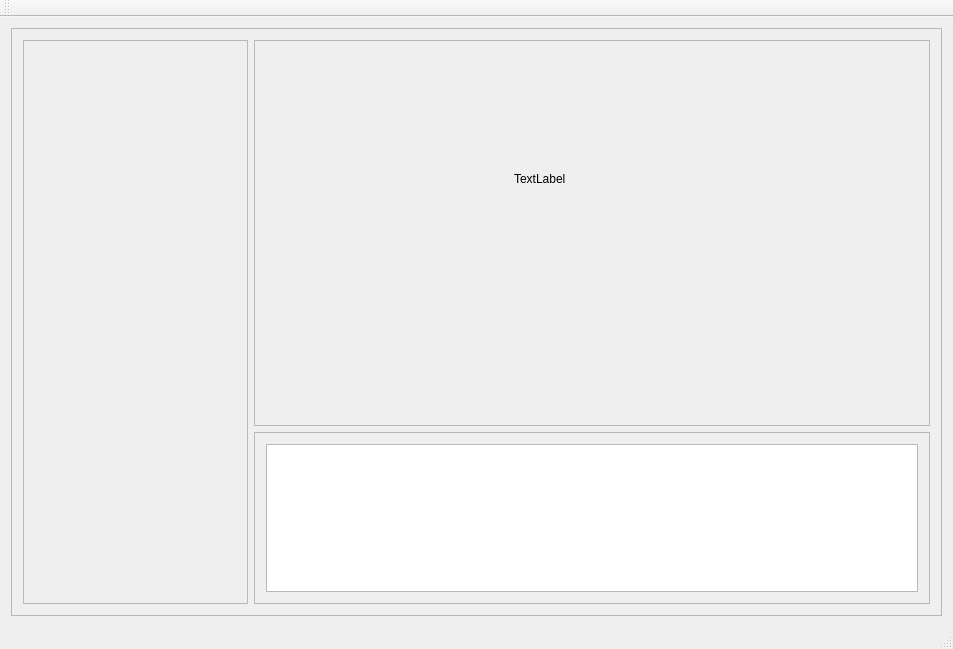
<?xml version="1.0" encoding="UTF-8"?>
<ui version="4.0">
 <class>MainWindow</class>
 <widget class="QMainWindow" name="MainWindow">
  <property name="geometry">
   <rect>
    <x>0</x>
    <y>0</y>
    <width>953</width>
    <height>649</height>
   </rect>
  </property>
  <property name="minimumSize">
   <size>
    <width>645</width>
    <height>388</height>
   </size>
  </property>
  <property name="windowTitle">
   <string>MainWindow</string>
  </property>
  <widget class="QWidget" name="centralWidget">
   <layout class="QHBoxLayout" name="horizontalLayout">
    <item>
     <widget class="QFrame" name="frame">
      <property name="frameShape">
       <enum>QFrame::StyledPanel</enum>
      </property>
      <property name="frameShadow">
       <enum>QFrame::Raised</enum>
      </property>
      <layout class="QGridLayout" name="gridLayout" rowstretch="9,4" columnstretch="3,9">
       <item row="0" column="0" rowspan="2">
        <widget class="QFrame" name="frame_4">
         <property name="frameShape">
          <enum>QFrame::StyledPanel</enum>
         </property>
         <property name="frameShadow">
          <enum>QFrame::Raised</enum>
         </property>
        </widget>
       </item>
       <item row="0" column="1">
        <widget class="QFrame" name="frame_3">
         <property name="frameShape">
          <enum>QFrame::StyledPanel</enum>
         </property>
         <property name="frameShadow">
          <enum>QFrame::Raised</enum>
         </property>
         <widget class="QLabel" name="label">
          <property name="geometry">
           <rect>
            <x>260</x>
            <y>130</y>
            <width>67</width>
            <height>17</height>
           </rect>
          </property>
          <property name="text">
           <string>TextLabel</string>
          </property>
         </widget>
        </widget>
       </item>
       <item row="1" column="1">
        <widget class="QFrame" name="frame_2">
         <property name="frameShape">
          <enum>QFrame::StyledPanel</enum>
         </property>
         <property name="frameShadow">
          <enum>QFrame::Raised</enum>
         </property>
         <layout class="QGridLayout" name="gridLayout_2">
          <item row="0" column="0">
           <widget class="QCustomPlot" name="customPlot"/>
          </item>
         </layout>
        </widget>
       </item>
      </layout>
     </widget>
    </item>
   </layout>
  </widget>
  <widget class="QMenuBar" name="menuBar">
   <property name="geometry">
    <rect>
     <x>0</x>
     <y>0</y>
     <width>953</width>
     <height>25</height>
    </rect>
   </property>
  </widget>
  <widget class="QToolBar" name="mainToolBar">
   <attribute name="toolBarArea">
    <enum>TopToolBarArea</enum>
   </attribute>
   <attribute name="toolBarBreak">
    <bool>false</bool>
   </attribute>
  </widget>
  <widget class="QStatusBar" name="statusBar"/>
 </widget>
 <layoutdefault spacing="6" margin="11"/>
 <customwidgets>
  <customwidget>
   <class>QCustomPlot</class>
   <extends>QGraphicsView</extends>
   <header>qcustomplot.h</header>
  </customwidget>
 </customwidgets>
 <resources/>
 <connections/>
</ui>
